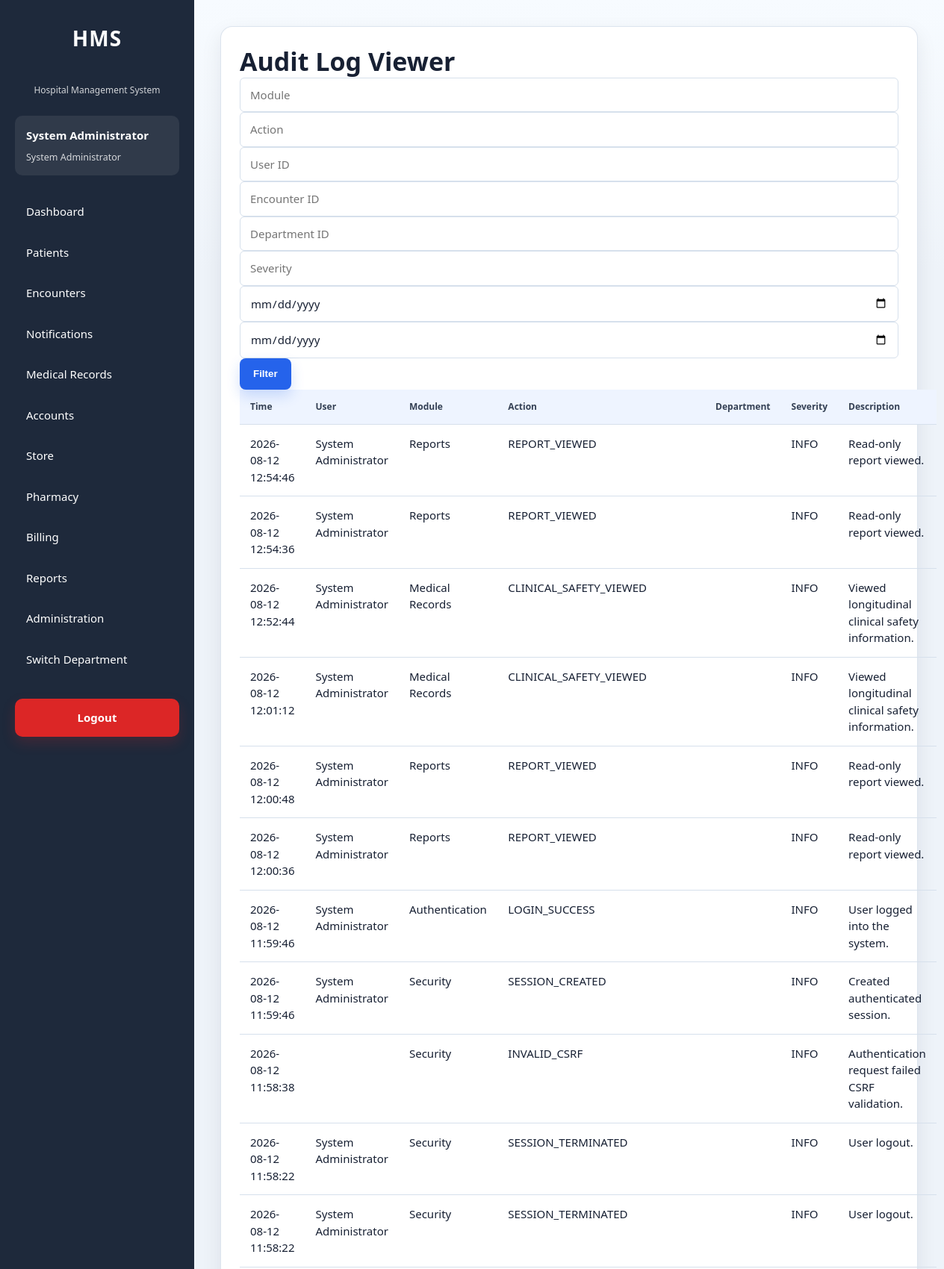
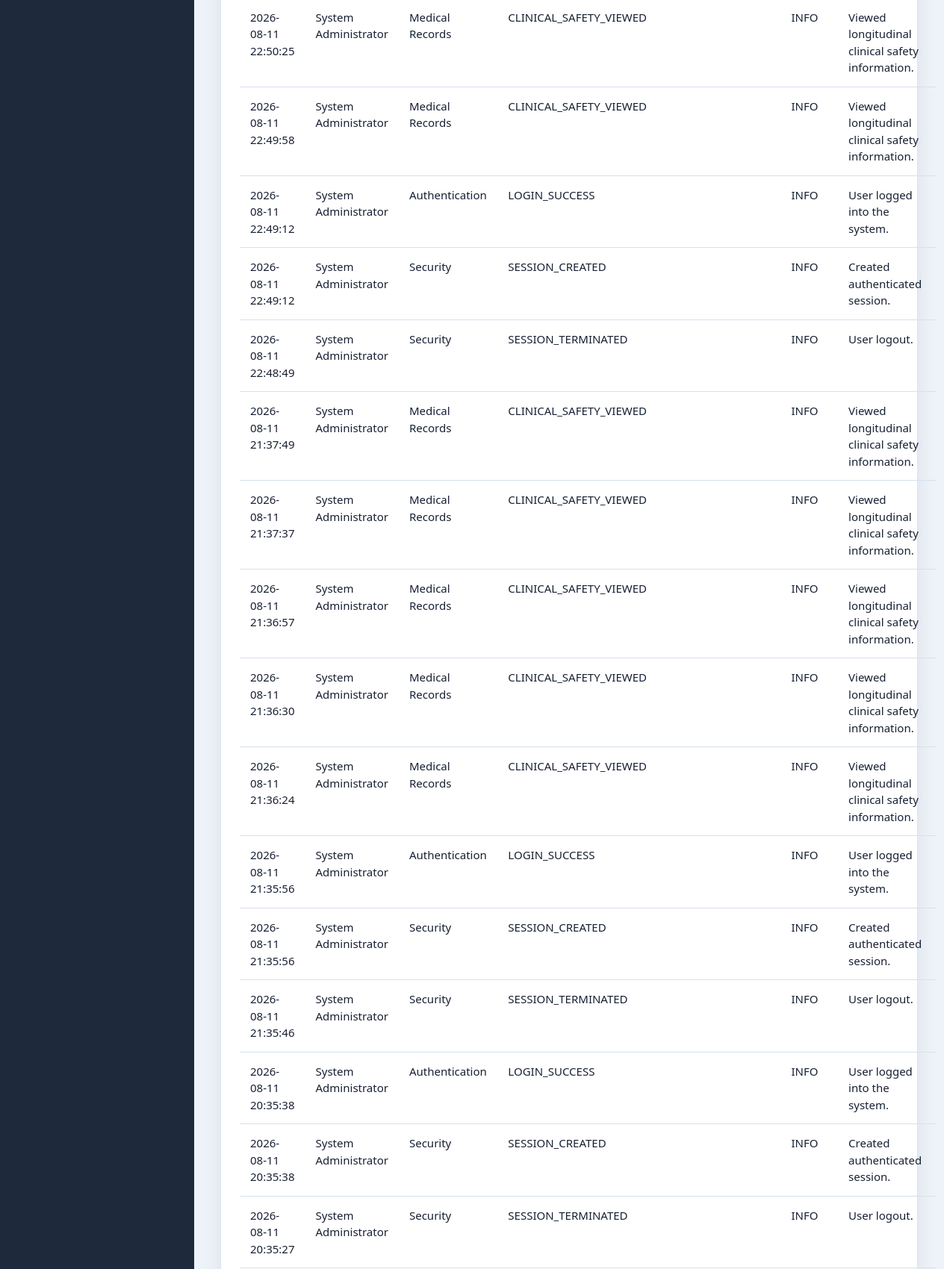
The page /modules/administration/security/audit_logs.php (signed in, upper part) on the database its author committed (2 pictures, top to bottom).
### tables this page shows
CREATE TABLE `audit_logs` (
  `id` int(11) NOT NULL AUTO_INCREMENT,
  `user_id` int(11) DEFAULT NULL,
  `visit_id` int(11) DEFAULT NULL,
  `patient_id` int(11) DEFAULT NULL,
  `module` varchar(100) NOT NULL,
  `action` varchar(100) NOT NULL,
  `description` text DEFAULT NULL,
  `ip_address` varchar(50) DEFAULT NULL,
  `user_agent` varchar(255) DEFAULT NULL,
  `department_id` int(11) DEFAULT NULL,
  `severity` varchar(20) NOT NULL DEFAULT 'INFO',
  `event_type` varchar(100) NOT NULL DEFAULT 'GENERAL',
  `created_at` timestamp NOT NULL DEFAULT current_timestamp(),
  PRIMARY KEY (`id`),
  KEY `idx_audit_user` (`user_id`),
  KEY `idx_audit_visit` (`visit_id`),
  KEY `idx_audit_patient_created` (`patient_id`,`created_at`),
  KEY `idx_audit_module` (`module`),
  KEY `idx_audit_created` (`created_at`),
  KEY `idx_audit_action_created` (`action`,`created_at`),
  KEY `idx_audit_user_created` (`user_id`,`created_at`),
  KEY `idx_audit_ip_created` (`ip_address`,`created_at`),
  KEY `idx_audit_department_created` (`department_id`,`created_at`),
  KEY `idx_audit_module_created` (`module`,`created_at`),
  KEY `idx_audit_event_created` (`event_type`,`created_at`),
  KEY `idx_audit_severity_created` (`severity`,`created_at`),
  KEY `idx_audit_visit_created` (`visit_id`,`created_at`),
  CONSTRAINT `fk_audit_department` FOREIGN KEY (`department_id`) REFERENCES `departments` (`id`) ON DELETE SET NULL ON UPDATE CASCADE,
  CONSTRAINT `fk_audit_patient` FOREIGN KEY (`patient_id`) REFERENCES `patients` (`id`) ON DELETE SET NULL ON UPDATE CASCADE,
  CONSTRAINT `fk_audit_user` FOREIGN KEY (`user_id`) REFERENCES `users` (`id`) ON DELETE SET NULL ON UPDATE CASCADE,
  CONSTRAINT `fk_audit_visit` FOREIGN KEY (`visit_id`) REFERENCES `visits` (`id`) ON DELETE SET NULL ON UPDATE CASCADE
);

CREATE TABLE `users` (
  `id` int(11) NOT NULL AUTO_INCREMENT,
  `employee_id` varchar(30) NOT NULL,
  `first_name` varchar(100) NOT NULL,
  `last_name` varchar(100) NOT NULL,
  `gender` enum('Male','Female') DEFAULT NULL,
  `phone` varchar(20) DEFAULT NULL,
  `email` varchar(150) DEFAULT NULL,
  `username` varchar(50) NOT NULL,
  `password` varchar(255) NOT NULL,
  `department_id` int(11) NOT NULL,
  `role_id` int(11) NOT NULL,
  `status` enum('Active','Inactive') NOT NULL DEFAULT 'Active',
  `failed_login_attempts` int(11) NOT NULL DEFAULT 0,
  `last_failed_login` datetime DEFAULT NULL,
  `locked_at` datetime DEFAULT NULL,
  `locked_by` int(11) DEFAULT NULL,
  `lock_reason` varchar(255) DEFAULT NULL,
  `last_login` datetime DEFAULT NULL,
  `password_changed_at` datetime DEFAULT NULL,
  `must_change_password` tinyint(1) NOT NULL DEFAULT 0,
  `created_at` timestamp NOT NULL DEFAULT current_timestamp(),
  `updated_at` timestamp NULL DEFAULT NULL ON UPDATE current_timestamp(),
  PRIMARY KEY (`id`),
  UNIQUE KEY `uq_users_employee` (`employee_id`),
  UNIQUE KEY `uq_users_username` (`username`),
  KEY `idx_users_department` (`department_id`),
  KEY `idx_users_role` (`role_id`),
  KEY `idx_users_status` (`status`),
  KEY `idx_users_lastname` (`last_name`),
  KEY `idx_users_firstname` (`first_name`),
  KEY `idx_users_locked_at` (`locked_at`),
  KEY `fk_users_locked_by` (`locked_by`),
  CONSTRAINT `fk_users_department` FOREIGN KEY (`department_id`) REFERENCES `departments` (`id`) ON UPDATE CASCADE,
  CONSTRAINT `fk_users_locked_by` FOREIGN KEY (`locked_by`) REFERENCES `users` (`id`) ON DELETE SET NULL ON UPDATE CASCADE,
  CONSTRAINT `fk_users_role` FOREIGN KEY (`role_id`) REFERENCES `roles` (`id`) ON UPDATE CASCADE
);

### config/helpers.php (called while the page is built, shortened)
<?php
function e($value): string
{
    return htmlspecialchars(
        (string)$value,
        ENT_QUOTES,
        'UTF-8'
    );
}

### modules/administration/security/bootstrap.php (called while the page is built, shortened)
<?php
require_once __DIR__ . '/../../../config/auth.php';
require_once __DIR__ . '/../../../config/helpers.php';
require_once __DIR__ . '/../../../services/SessionService.php';
require_once __DIR__ . '/../../../services/AuditService.php';
$securityAuditService = new AuditService($pdo);

### services/AuditService.php (called while the page is built, shortened)
<?php
class AuditService
{
    private PDO $db;
    public function __construct(PDO $db)
    {
        $this->db = $db;
    }
    public function search(array $filters = [], int $page = 1, int $perPage = 50): array
    {
        $page = max(1, $page);
        $perPage = min(100, max(1, $perPage));
        $where = [];
        $parameters = [];
        $condition = $where ? ' WHERE ' . implode(' AND ', $where) : '';
        $countStmt = $this->db->prepare('SELECT COUNT(*) FROM audit_logs a' . $condition);
        $countStmt->execute($parameters);
        $total = (int)$countStmt->fetchColumn();
        $sql = '
            SELECT a.*, u.first_name, u.last_name, u.username,
                   d.department_name
            FROM audit_logs a
            LEFT JOIN users u ON u.id = a.user_id
            LEFT JOIN departments d ON d.id = a.department_id
        ' . $condition . ' ORDER BY a.created_at DESC, a.id DESC LIMIT :limit OFFSET :offset';
        $stmt = $this->db->prepare($sql);
        $stmt->bindValue(':limit', $perPage, PDO::PARAM_INT);
        $stmt->bindValue(':offset', ($page - 1) * $perPage, PDO::PARAM_INT);
        $stmt->execute();
        return [
            'success' => true,
            'data' => $stmt->fetchAll(PDO::FETCH_ASSOC),
            'total' => $total,
            'page' => $page,
            'per_page' => $perPage,
            'errors' => []
        ];
    }
}

### modules/administration/security/audit_logs.php (the view, shortened to what this page needs)
<?php
require_once __DIR__ . '/bootstrap.php';
$securityAuditService->log(
    (int)$currentUser['id'],
    null,
    'Security',
    'AUDIT_LOG_VIEWED',
    'Viewed the audit log viewer.',
    $_SESSION['active_department_id'] ?? null,
    'INFO',
    'AUDIT_LOG_VIEWED'
);
$filters = [
    'module' => trim((string)($_GET['module'] ?? '')),
    'action' => trim((string)($_GET['action'] ?? '')),
    'event_type' => trim((string)($_GET['event_type'] ?? '')),
    'user_id' => (int)($_GET['user_id'] ?? 0),
    'visit_id' => (int)($_GET['visit_id'] ?? 0),
    'department_id' => (int)($_GET['department_id'] ?? 0),
    'severity' => trim((string)($_GET['severity'] ?? '')),
    'date_from' => trim((string)($_GET['date_from'] ?? '')),
    'date_to' => trim((string)($_GET['date_to'] ?? ''))
];
$result = $securityAuditService->search($filters, max(1, (int)($_GET['page'] ?? 1)), 50);
$rows = $result['data'] ?? [];
require_once __DIR__ . '/../../../layouts/header.php'; require_once __DIR__ . '/../../../layouts/sidebar.php';
?>
<main class="content"><section class="card"><h2>Audit Log Viewer</h2><form method="GET"><input name="module" placeholder="Module" value="<?= e($filters['module']) ?>"><input name="action" placeholder="Action" value="<?= e($filters['action']) ?>"><input name="user_id" placeholder="User ID" value="<?= $filters['user_id'] ?: '' ?>"><input name="visit_id" placeholder="Encounter ID" value="<?= $filters['visit_id'] ?: '' ?>"><input name="department_id" placeholder="Department ID" value="<?= $filters['department_id'] ?: '' ?>"><input name="severity" placeholder="Severity" value="<?= e($filters['severity']) ?>"><input type="date" name="date_from" value="<?= e($filters['date_from']) ?>"><input type="date" name="date_to" value="<?= e($filters['date_to']) ?>"><button type="submit">Filter</button></form><table><thead><tr><th>Time</th><th>User</th><th>Module</th><th>Action</th><th>Department</th><th>Severity</th><th>Description</th></tr></thead><tbody><?php foreach ($rows as $row): ?><tr><td><?= e($row['created_at']) ?></td><td><?= e(($row['first_name'] ?? '') . ' ' . ($row['last_name'] ?? '')) ?></td><td><?= e($row['module']) ?></td><td><?= e($row['action']) ?></td><td><?= e((string)$row['department_name']) ?></td><td><?= e($row['severity']) ?></td><td><?= e($row['description']) ?></td></tr><?php endforeach; ?></tbody></table></section></main>
<?php require_once __DIR__ . '/../../../layouts/footer.php'; ?>

### assets/css/dashboard.css (style rules this page uses)
* { margin:0; padding:0; box-sizing:border-box; }
:root { --primary:#2563eb; --primary-dark:#1d4ed8; --success:#16a34a; --warning:#f59e0b; --danger:#dc2626; --sidebar:#1e293b; --sidebar-hover:#334155; --background:#f4f7fb; --white:#ffffff; --border:#dbe4ee; --text:#1e293b; --text-light:#64748b; --shadow:0 10px 25px rgba(0,0,0,.06); }
body { font-family: "Segoe UI", Tahoma, Geneva, Verdana, Arial, sans-serif; background:var(--background); color:var(--text); }
.content { flex:1; padding:35px; }
.content { width:100%; max-width:1540px; margin:0 auto; padding:28px; }
.card, .departments, .activity { border:1px solid rgba(214,224,236,.85); border-radius:var(--radius); box-shadow:var(--shadow-soft); }
.card { padding:22px; margin-bottom:18px; }
button, .btn-primary, .btn-secondary, .btn-danger, .actions a, .quick-actions a { border-radius:var(--radius-sm); }
input, select, textarea { border-radius:var(--radius-sm); }
:root { --primary:#2563eb; --primary-dark:#1d4ed8; --primary-soft:#eff6ff; --accent:#0891b2; --surface:#ffffff; --surface-soft:#f8fafc; --background:#eef3f9; --border:#d6e0ec; --border-strong:#b9c7d8; --text:#172033; --text-light:#667085; --radius:8px; --radius-sm:6px; --shadow:0 10px 28px rgba(15,23,42,.08); --shadow-soft:0 3px 12px rgba(15,23,42,.06); --focus-ring:0 0 0 4px rgba(37,99,235,.16); }
html { min-width:320px; -webkit-text-size-adjust:100%; }
body { background: linear-gradient(180deg,#f7fbff 0%,var(--background) 360px), var(--background); color:var(--text); font-size:15px; line-height:1.5; }
.card, .departments, .activity, .stat-card { border:1px solid rgba(214,224,236,.85); border-radius:var(--radius); background:var(--surface); box-shadow:var(--shadow-soft); }
.card h2, .card h3, .card h4 { color:var(--text); line-height:1.25; }
input, select, textarea { width:100%; min-height:44px; padding:11px 13px; border:1px solid var(--border); border-radius:var(--radius-sm); background:#fff; color:var(--text); font:inherit; outline:none; transition:border-color .18s ease, box-shadow .18s ease, background-color .18s ease; }
button, .btn-primary, .btn-secondary, .btn-danger, .btn-sm, .actions a, .quick-actions a { display:inline-flex; align-items:center; justify-content:center; min-height:42px; gap:8px; border:1px solid transparent; border-radius:var(--radius-sm); padding:10px 16px; font-weight:750; line-height:1.2; text-decoration:none; cursor:pointer; transition:transform .16s ease, box-shadow .16s ease, background-color .16s ease, border-color .16s ease; }
button, .btn-primary, .actions a, .quick-actions a { background:var(--primary); color:#fff; box-shadow:0 8px 18px rgba(37,99,235,.2); }
table, .table { width:100%; border-collapse:separate; border-spacing:0; overflow:hidden; }
table th, .table th { background:#f1f6fd; color:#344054; font-size:12px; font-weight:800; letter-spacing:0; text-transform:none; white-space:nowrap; }
table th, table td, .table th, .table td { padding:13px 14px; vertical-align:top; border-bottom:1px solid var(--border); }
table tbody tr, .table tbody tr { transition:background-color .14s ease; }
.card { background:var(--white); border-radius:16px; padding:25px; box-shadow:var(--shadow); }
.card h2 { font-size:34px; }
table { width:100%; border-collapse:collapse; }
table th { background:#eef4ff; padding:14px; text-align:left; }
table td { padding:14px; border-bottom:1px solid var(--border); }
button { cursor:pointer; border:none; border-radius:8px; padding:12px 18px; background:var(--primary); color:white; transition:.3s; }

### rows shown on the page
audit_logs: created_at "2026-08-12 12:54:46", user.last_name "System Administrator", module "Reports", action "REPORT_VIEWED", severity "INFO", description "Read-only report viewed."
audit_logs: created_at "2026-08-12 12:54:36", user.last_name "System Administrator", module "Reports", action "REPORT_VIEWED", severity "INFO", description "Read-only report viewed."
audit_logs: created_at "2026-08-12 12:52:44", user.last_name "System Administrator", module "Medical Records", action "CLINICAL_SAFETY_VIEWED", severity "INFO", description "Viewed longitudinal clinical safety information."
audit_logs: created_at "2026-08-12 12:01:12", user.last_name "System Administrator", module "Medical Records", action "CLINICAL_SAFETY_VIEWED", severity "INFO", description "Viewed longitudinal clinical safety information."
audit_logs: created_at "2026-08-12 12:00:48", user.last_name "System Administrator", module "Reports", action "REPORT_VIEWED", severity "INFO", description "Read-only report viewed."
audit_logs: created_at "2026-08-12 12:00:36", user.last_name "System Administrator", module "Reports", action "REPORT_VIEWED", severity "INFO", description "Read-only report viewed."
audit_logs: created_at "2026-08-12 11:59:46", user.last_name "System Administrator", module "Authentication", action "LOGIN_SUCCESS", severity "INFO", description "User logged into the system."
audit_logs: created_at "2026-08-12 11:59:46", user.last_name "System Administrator", module "Security", action "SESSION_CREATED", severity "INFO", description "Created authenticated session."
audit_logs: created_at "2026-08-12 11:58:38", module "Security", action "INVALID_CSRF", severity "INFO", description "Authentication request failed CSRF validation."
audit_logs: created_at "2026-08-12 11:58:22", user.last_name "System Administrator", module "Security", action "SESSION_TERMINATED", severity "INFO", description "User logout."
audit_logs: created_at "2026-08-12 11:58:22", user.last_name "System Administrator", module "Security", action "SESSION_TERMINATED", severity "INFO", description "User logout."
audit_logs: created_at "2026-08-11 22:50:25", user.last_name "System Administrator", module "Medical Records", action "CLINICAL_SAFETY_VIEWED", severity "INFO", description "Viewed longitudinal clinical safety information."
audit_logs: created_at "2026-08-11 22:49:58", user.last_name "System Administrator", module "Medical Records", action "CLINICAL_SAFETY_VIEWED", severity "INFO", description "Viewed longitudinal clinical safety information."
audit_logs: created_at "2026-08-11 22:49:12", user.last_name "System Administrator", module "Authentication", action "LOGIN_SUCCESS", severity "INFO", description "User logged into the system."
audit_logs: created_at "2026-08-11 22:49:12", user.last_name "System Administrator", module "Security", action "SESSION_CREATED", severity "INFO", description "Created authenticated session."
audit_logs: created_at "2026-08-11 22:48:49", user.last_name "System Administrator", module "Security", action "SESSION_TERMINATED", severity "INFO", description "User logout."
audit_logs: created_at "2026-08-11 21:37:49", user.last_name "System Administrator", module "Medical Records", action "CLINICAL_SAFETY_VIEWED", severity "INFO", description "Viewed longitudinal clinical safety information."
audit_logs: created_at "2026-08-11 21:37:37", user.last_name "System Administrator", module "Medical Records", action "CLINICAL_SAFETY_VIEWED", severity "INFO", description "Viewed longitudinal clinical safety information."
audit_logs: created_at "2026-08-11 21:36:57", user.last_name "System Administrator", module "Medical Records", action "CLINICAL_SAFETY_VIEWED", severity "INFO", description "Viewed longitudinal clinical safety information."
audit_logs: created_at "2026-08-11 21:36:30", user.last_name "System Administrator", module "Medical Records", action "CLINICAL_SAFETY_VIEWED", severity "INFO", description "Viewed longitudinal clinical safety information."
audit_logs: created_at "2026-08-11 21:36:24", user.last_name "System Administrator", module "Medical Records", action "CLINICAL_SAFETY_VIEWED", severity "INFO", description "Viewed longitudinal clinical safety information."
audit_logs: created_at "2026-08-11 21:35:56", user.last_name "System Administrator", module "Authentication", action "LOGIN_SUCCESS", severity "INFO", description "User logged into the system."
audit_logs: created_at "2026-08-11 21:35:56", user.last_name "System Administrator", module "Security", action "SESSION_CREATED", severity "INFO", description "Created authenticated session."
audit_logs: created_at "2026-08-11 21:35:46", user.last_name "System Administrator", module "Security", action "SESSION_TERMINATED", severity "INFO", description "User logout."
audit_logs: created_at "2026-08-11 20:35:38", user.last_name "System Administrator", module "Authentication", action "LOGIN_SUCCESS", severity "INFO", description "User logged into the system."
audit_logs: created_at "2026-08-11 20:35:38", user.last_name "System Administrator", module "Security", action "SESSION_CREATED", severity "INFO", description "Created authenticated session."
audit_logs: created_at "2026-08-11 20:35:27", user.last_name "System Administrator", module "Security", action "SESSION_TERMINATED", severity "INFO", description "User logout."

### other values the page prints
$currentUser['first_name'] "System"
$currentUser['last_name'] "Administrator"
$currentUser['role_name'] "System Administrator"
